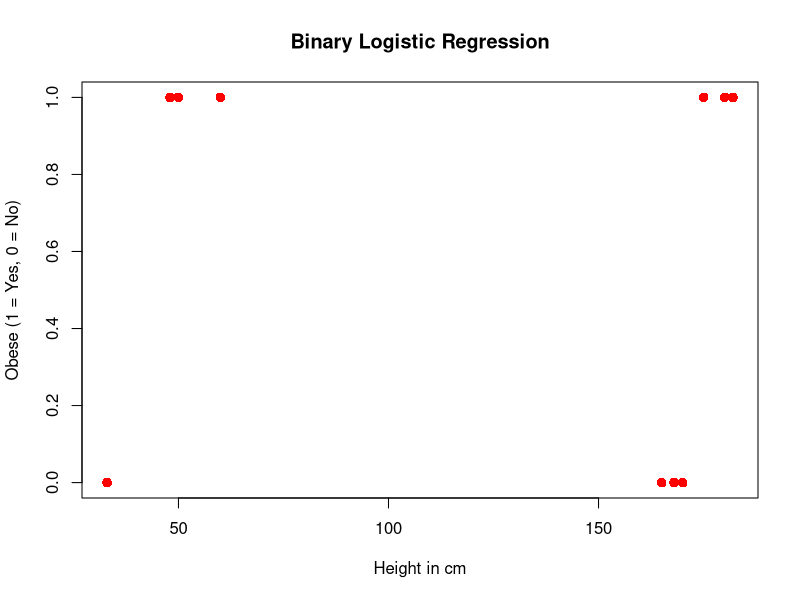

Here is the R script that generated this plot:
library(ggplot2)


# Read data from CSV file
data1 <- read.csv("binomial_logi.csv")

# Build a binary logistic regression model
model <- glm(Obese ~ Height + Age, data = data1, family = binomial)
summary(model)  # Show model summary

# Take user input for prediction
a_height <- as.integer(readline("Enter the height of the individual: "))
a_age <- as.integer(readline("Enter the age of the individual: "))
a <- data.frame(Height = a_height, Age = a_age)

# Make prediction using the model
prob <- predict(model, a, type = "response")
prediction <- ifelse(prob > 0.5, 1, 0)
cat("The predicted obesity status is", prediction, "(1 = Obese, 0 = Not Obese)\n")

# Plot the data (Height vs Obese)
plot(data1$Height, data1$Obese, col = "red", main = "Binary Logistic Regression", 
     cex = 1.3, pch = 16, xlab = "Height in cm", ylab = "Obese (1 = Yes, 0 = No)")
